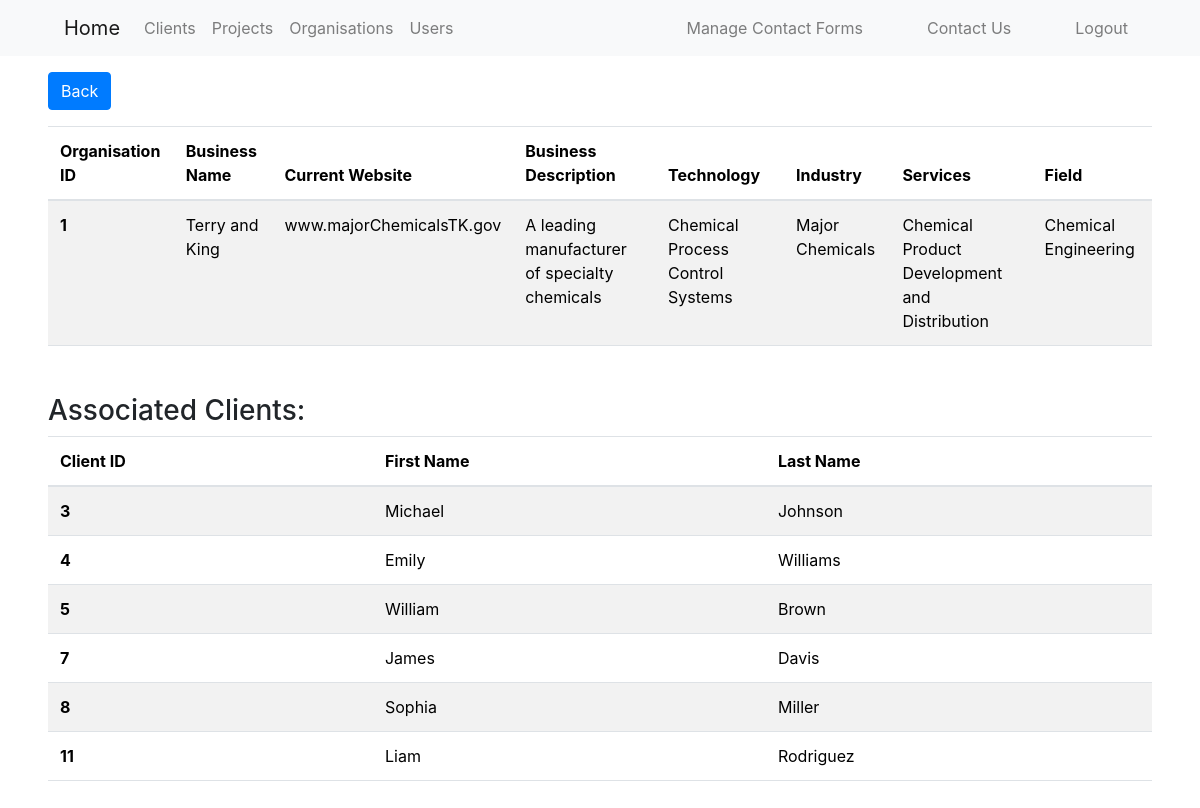
/organisations_pages/view_organisation.php?org_id=1 (signed in), run on the app's committed database.
### tables this page shows
CREATE TABLE ORGANISATIONS (
    org_id INT PRIMARY KEY AUTO_INCREMENT,
    business_name VARCHAR(100) NOT NULL,
    current_website VARCHAR(255),
    business_description TEXT,
    technology_currently_used VARCHAR(255),
    industry_operated_in VARCHAR(100),
    services_offered TEXT,
    field VARCHAR(100)
);

CREATE TABLE CLIENTS (
    client_id INT PRIMARY KEY AUTO_INCREMENT,
    client_photo_path TEXT NOT NULL,
    first_name VARCHAR(50) NOT NULL,
    surname VARCHAR(50) NOT NULL,
    email VARCHAR(100) UNIQUE NOT NULL,
    address VARCHAR(255),
    phone_number VARCHAR(20),
    suburb VARCHAR(50),
    recruited_from_channel VARCHAR(100)
);

### organisations_pages/view_organisation.php (the view, shortened to what this page needs)
<?php
require_once("../authentication.php");
$queryOrganisations = "SELECT * FROM `organisations` WHERE `org_id` = :org_id";
$stmt = $dbh->prepare($queryOrganisations);
$stmt->execute([
    'org_id' => $_GET["org_id"]
]);
$queryClients = "SELECT C.* FROM `clients` C
                JOIN `clients_organisations` CO ON C.client_id = CO.client_id
                WHERE CO.org_id = :org_id";
$stmtClients = $dbh->prepare($queryClients);
$stmtClients->execute([
    'org_id' => $_GET["org_id"]
]);
?>
<!doctype html>
<html lang="en">
<head>
    <link href="https://cdn.jsdelivr.net/npm/bootstrap@5.3.1/dist/css/bootstrap.min.css" rel="stylesheet">
    <link rel="stylesheet" href="https://maxcdn.bootstrapcdn.com/bootstrap/4.5.2/css/bootstrap.min.css">
</head>
<body>
<div class="mt-3 mb-3 ms-5">
    <a class="btn btn-primary" href="index.php" role="button">Back</a>
</div>
<div class="ms-5 me-5">
    <table class="table table-striped">
        <thead>
        <tr>
            <th scope="col">Organisation ID</th>
            <th scope="col">Business Name</th>
            <th scope="col">Current Website</th>
            <th scope="col">Business Description</th>
            <th scope="col">Technology</th>
            <th scope="col">Industry</th>
            <th scope="col">Services</th>
            <th scope="col">Field</th>
        </tr>
        </thead>
        <tbody>
        <?php while ($row = $stmt->fetchObject()): ?>
            <tr>
                <th scope="row"><?= $row->org_id ?></th>
                <td class="business_name"><?= $row->business_name ?></td>
                <td class="current_website"><?= $row->current_website ?></td>
                <td class="business_description"><?= $row->business_description ?></td>
                <td class="technology_currently_used"><?= $row->technology_currently_used ?></td>
                <td class="industry_operated_in"><?= $row->industry_operated_in ?></td>
                <td class="services_offered"><?= $row->services_offered ?></td>
                <td class="field"><?= $row->field ?></td>
            </tr>
        <?php endwhile; ?>
        </tbody>
    </table>
    <div class="mt-5 mb-5">
        <h3>Associated Clients:</h3>
        <table class="table table-striped">
            <thead>
            <tr>
                <th scope="col">Client ID</th>
                <th scope="col">First Name</th>
                <th scope="col">Last Name</th>
            </tr>
            </thead>
            <tbody>
            <?php while ($clientRow = $stmtClients->fetch(PDO::FETCH_ASSOC)): ?>
                <tr>
                    <th scope="row"><?= $clientRow['client_id'] ?></th>
                    <td><?= $clientRow['first_name'] ?></td>
                    <td><?= $clientRow['surname'] ?></td>
                </tr>
            <?php endwhile; ?>
            </tbody>
        </table>
    </div>
</div>
</body>
</html>

### data on the page
organisations: org_id "1", business_name "Terry and King", current_website "www.majorChemicalsTK.gov", business_description "A leading manufacturer of specialty chemicals", technology_currently_used "Chemical Process Control Systems", industry_operated_in "Major Chemicals", services_offered "Chemical Product Development and Distribution", field "Chemical Engineering"
clients: client_id "3", first_name "Michael", surname "Johnson"
clients: client_id "4", first_name "Emily", surname "Williams"
clients: client_id "5", first_name "William", surname "Brown"
clients: client_id "7", first_name "James", surname "Davis"
clients: client_id "8", first_name "Sophia", surname "Miller"
clients: client_id "11", first_name "Liam", surname "Rodriguez"
